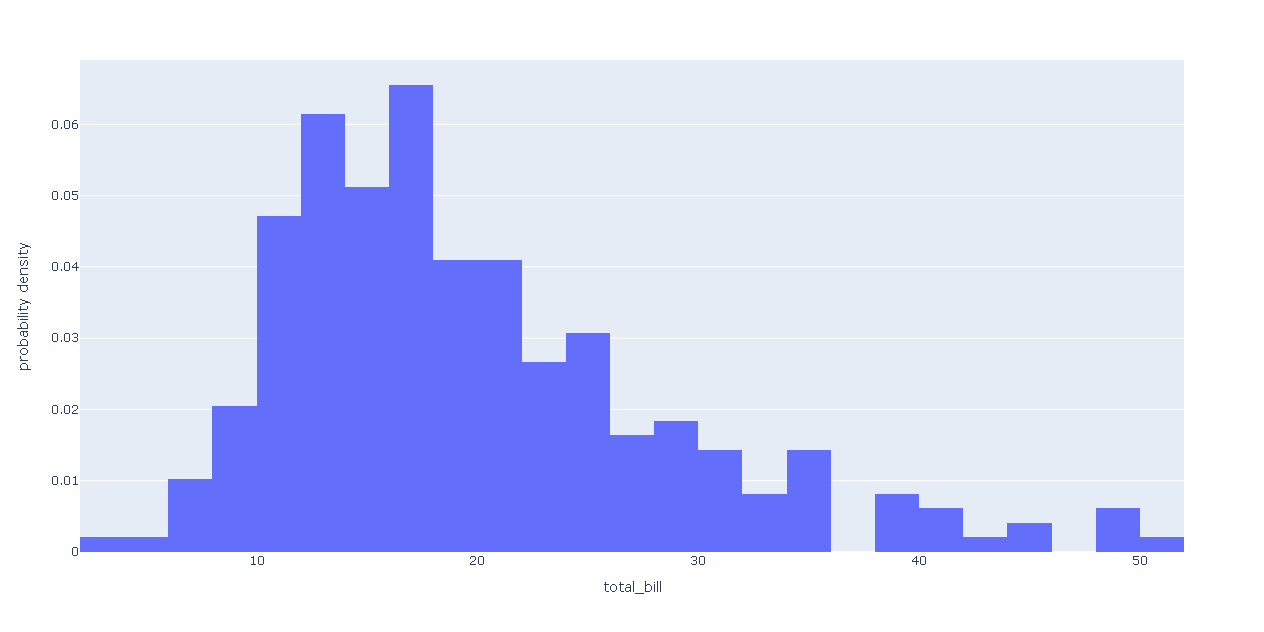

Generate this figure with Python:
import plotly.express as px # Biblioteca usada para criar gráficos

df = px.data.tips() # DataFrame com conjunto de dados
fig = px.histogram(df, x="total_bill",
                   histnorm='probability density') # Cria o objeto com os dados de x e y automaticamente por plotly.
fig.show() # Plota o gráfico

# plotly.express pode criar toda a fígura de uma só vez. Ele usa a graph_objects internamente
